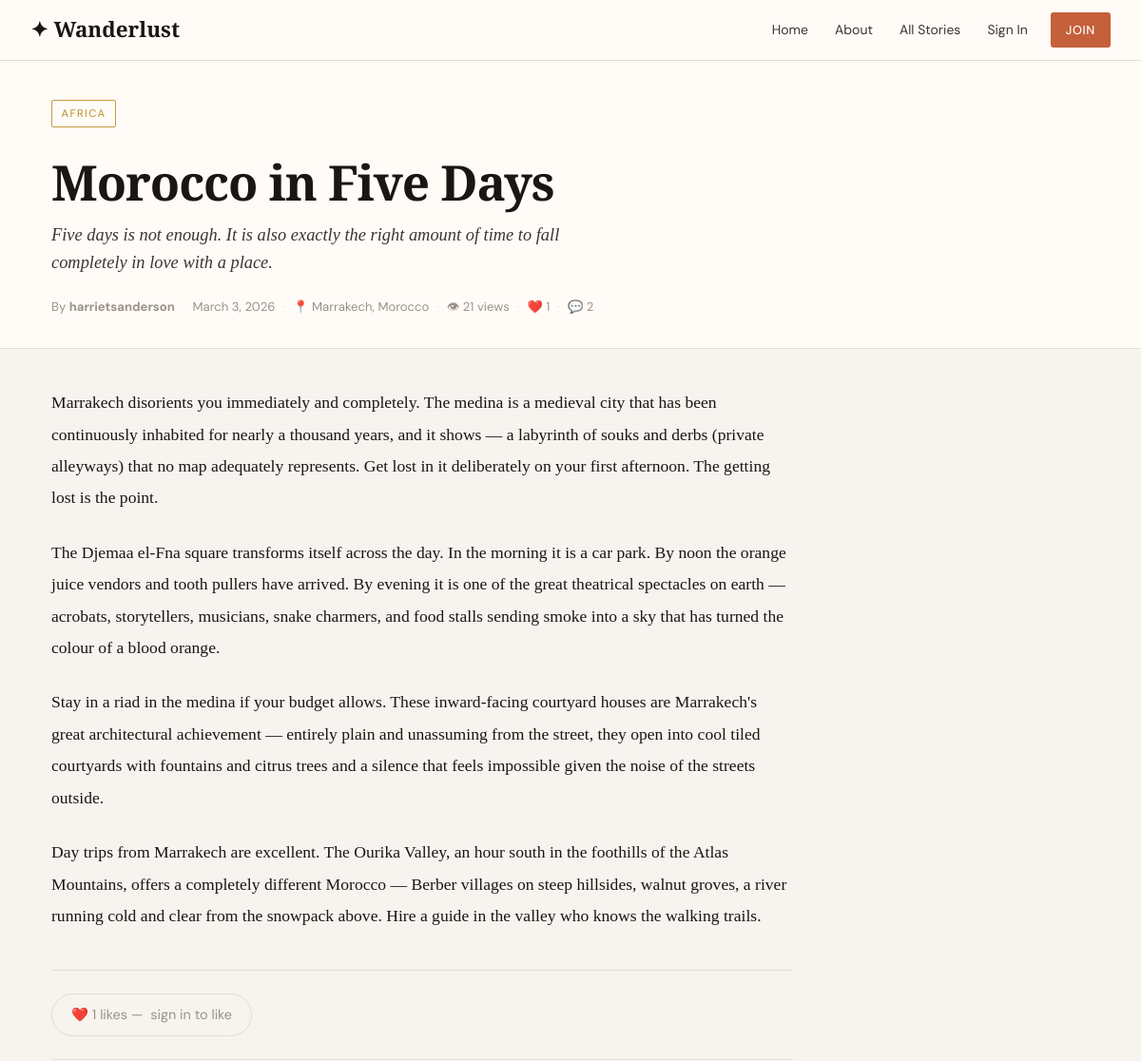
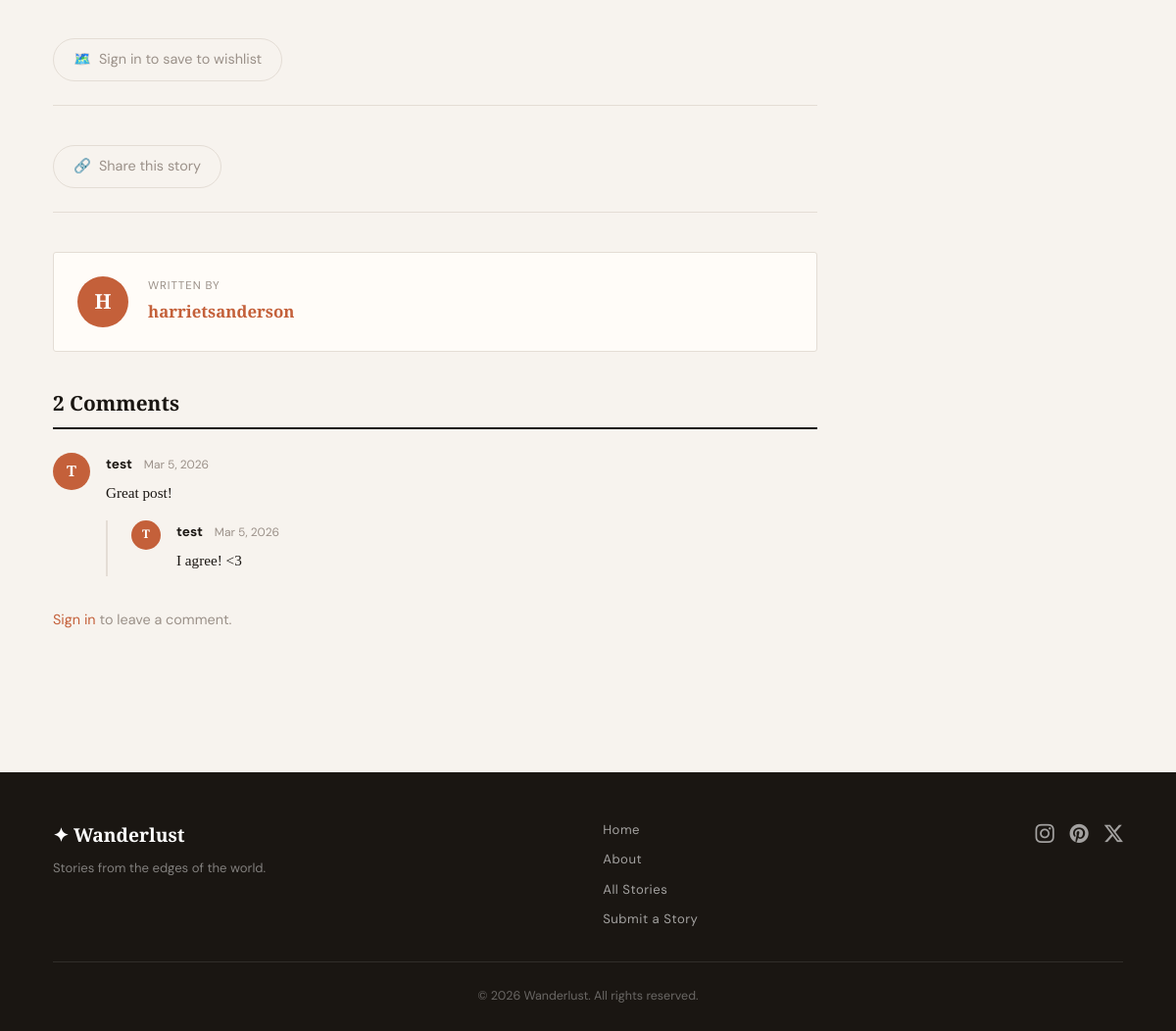
Screenshot of /posts/morocco-in-five-days/ with the database file from the repository (2 pictures, top to bottom).
### blog/models.py (models this page shows, shortened)
class Post(models.Model):
    STATUS_DRAFT = 'draft'
    STATUS_PUBLISHED = 'published'
    STATUS_CHOICES = [
        (STATUS_DRAFT, 'Draft'),
        (STATUS_PUBLISHED, 'Published'),
    ]
    title = models.CharField(max_length=200)
    slug = models.SlugField(max_length=200, unique=True, blank=True)
    author = models.ForeignKey(User, on_delete=models.CASCADE, related_name='posts')
    category = models.ForeignKey(Category, on_delete=models.SET_NULL, null=True, blank=True, related_name='posts')
    destination = models.CharField(max_length=100)
    excerpt = models.TextField(max_length=300)
    content = models.TextField()
    status = models.CharField(max_length=10, choices=STATUS_CHOICES, default=STATUS_DRAFT)
    created_at = models.DateTimeField(auto_now_add=True)
    featured = models.BooleanField(default=False)
    cover_image = models.URLField(blank=True)
    view_count = models.PositiveIntegerField(default=0)
    class Meta:
        ordering = ['-created_at']
    def save(self, *args, **kwargs):
        if not self.slug:
            self.slug = slugify(self.title)
        super().save(*args, **kwargs)
    @property
    def like_count(self):
        return self.likes.count()
    @property
    def comment_count(self):
        return self.comments.filter(approved=True).count()
    def is_liked_by(self, user):
        if user.is_authenticated:
            return self.likes.filter(user=user).exists()
        return False
    def is_wishlisted_by(self, user):
        if user.is_authenticated:
            return self.wishlists.filter(user=user).exists()
        return False

class Category(models.Model):
    name = models.CharField(max_length=100, unique=True)
    slug = models.SlugField(max_length=100, unique=True, blank=True)
    class Meta:
        verbose_name_plural = 'categories'
    def get_absolute_url(self):
        return reverse('blog:category_detail', kwargs={'slug': self.slug})

class Comment(models.Model):
    post = models.ForeignKey(Post, on_delete=models.CASCADE, related_name='comments')
    author = models.ForeignKey(User, on_delete=models.CASCADE, related_name='comments')
    parent = models.ForeignKey('self', on_delete=models.CASCADE, null=True, blank=True, related_name='replies')
    body = models.TextField(max_length=1000)
    created_at = models.DateTimeField(auto_now_add=True)
    approved = models.BooleanField(default=True)
    class Meta:
        ordering = ['created_at']

### blog/views.py (the view, shortened to what this page needs)
# urls.py: path('posts/<slug:slug>/', views.post_detail, name='post_detail'),
def post_detail(request, slug):
    post = get_object_or_404(Post, slug=slug, status=Post.STATUS_PUBLISHED)
    post.view_count += 1
    post.save(update_fields=['view_count'])
    comments = post.comments.filter(approved=True, parent=None)
    comment_form = CommentForm()
    user_has_liked = post.is_liked_by(request.user)
    user_has_wishlisted = post.is_wishlisted_by(request.user)
    related_posts = Post.objects.filter(
    status=Post.STATUS_PUBLISHED,
    category=post.category
    ).exclude(pk=post.pk)[:3]
    context = {
        'post': post,
        'comments': comments,
        'comment_form': comment_form,
        'user_has_liked': user_has_liked,
        'user_has_wishlisted': user_has_wishlisted,
        'related_posts': related_posts,
    }
    return render(request, 'blog/post_detail.html', context)

### templates/blog/post_detail.html (shortened to what this page needs)
{% extends 'base.html' %}
{% block content %}
<div class="post-header-section">
  <div class="container px-4">
    <div class="post-header-inner">
      {% if post.category %}
        <a href="{{ post.category.get_absolute_url }}" class="hero-label">{{ post.category.name }}</a>
      {% endif %}
      <h1 class="post-title">{{ post.title }}</h1>
      <p class="post-excerpt-lead">{{ post.excerpt }}</p>
      <div class="post-byline">
        <span>By <strong>{{ post.author.username }}</strong></span>
        <span class="byline-dot">·</span>
        <time>{{ post.created_at|date:"F j, Y" }}</time>
        <span class="byline-dot">·</span>
        <span>📍 {{ post.destination }}</span>
        <span class="byline-dot">·</span>
        <span>👁 {{ post.view_count }} views</span>
        <span class="byline-dot">·</span>
        <span>❤️ <span id="byline-like-count">{{ post.like_count }}</span></span>
        <span class="byline-dot">·</span>
        <span>💬 {{ post.comment_count }}</span>
      </div>
    </div>
  </div>
</div>
<div class="container px-4">
  <div class="post-body-wrap">
    <div class="post-content">
      {{ post.content|linebreaks }}
    </div>
    <div class="like-wrap">
      {% if user.is_authenticated %}
        <button
          id="like-btn"
          class="like-btn {% if user_has_liked %}like-btn--liked{% endif %}"
          data-url="{% url 'blog:toggle_like' slug=post.slug %}">
          <span class="like-icon">❤️</span>
          <span id="like-count">{{ post.like_count }}</span>
          <span>{{ post.like_count|pluralize:"like,likes" }}</span>
        </button>
      {% else %}
        <a href="{% url 'login' %}" class="like-btn like-btn--guest">
          ❤️ {{ post.like_count }} likes — <span>sign in to like</span>
        </a>
      {% endif %}
    </div>
    <div class="like-wrap" style="border-top: none; padding-top: 0;">
      {% if user.is_authenticated %}
        <button
          id="wishlist-btn"
          class="like-btn {% if user_has_wishlisted %}like-btn--liked{% endif %}"
          data-url="{% url 'blog:toggle_wishlist' slug=post.slug %}">
          <span>🗺️</span>
          <span id="wishlist-text">{% if user_has_wishlisted %}Saved to Wishlist{% else %}Add to Wishlist{% endif %}</span>
        </button>
      {% else %}
        <a href="{% url 'login' %}" class="like-btn like-btn--guest">
          🗺️ <span>Sign in to save to wishlist</span>
        </a>
      {% endif %}
    </div>
    <div class="like-wrap" style="border-top: none; padding-top: 0;">
      <button id="share-btn" class="like-btn">
        <span>🔗</span>
        <span id="share-text">Share this story</span>
      </button>
    </div>
    <div class="author-card">
      <div class="author-avatar">{{ post.author.username|first|upper }}</div>
      <div class="author-info">
        <p class="author-label">Written by</p>
        <a href="{% url 'accounts:profile' username=post.author.username %}" class="author-name">
          {{ post.author.username }}
        </a>
      </div>
    </div>
    <section class="comments-section" id="comments">
      <h2 class="comments-title">{{ post.comment_count }} Comment{{ post.comment_count|pluralize }}</h2>
      {% if comments %}
        <div class="comments-list">
          {% for comment in comments %}
          <div class="comment" id="comment-{{ comment.pk }}">
            <div class="comment-avatar">{{ comment.author.username|first|upper }}</div>
            <div class="comment-body">
              <div class="comment-header">
                <strong class="comment-author">{{ comment.author.username }}</strong>
                <time class="comment-time">{{ comment.created_at|date:"M j, Y" }}</time>
              </div>
              <p class="comment-text">{{ comment.body }}</p>
              {% if comment.replies.all %}
              <div class="replies-list">
                {% for reply in comment.replies.all %}
                <div class="comment reply" id="comment-{{ reply.pk }}">
                  <div class="comment-avatar" style="width:30px; height:30px; font-size:0.75rem;">{{ reply.author.username|first|upper }}</div>
                  <div class="comment-body">
                    <div class="comment-header">
                      <strong class="comment-author">{{ reply.author.username }}</strong>
                      <time class="comment-time">{{ reply.created_at|date:"M j, Y" }}</time>
                    </div>
                    <p class="comment-text">{{ reply.body }}</p>
                  </div>
                </div>
                {% endfor %}
              </div>
              {% endif %}
            </div>
          </div>
          {% endfor %}
        </div>
      {% else %}
        <p class="no-comments">No comments yet — be the first to share your thoughts.</p>
      {% endif %}
      {% if user.is_authenticated %}
        <div class="comment-form-wrap">
          <h3 class="comment-form-title">Leave a Comment</h3>
          <form method="post" action="{{ request.path }}#comments">
            {% csrf_token %}
            {{ comment_form.body }}
            {% if comment_form.body.errors %}
              <div class="text-danger small mt-1">{{ comment_form.body.errors }}</div>
            {% endif %}
            <button type="submit" class="btn-primary mt-3">Post Comment</button>
          </form>
        </div>
      {% else %}
        <p class="comment-login-prompt">
          <a href="{% url 'login' %}?next={{ request.path }}">Sign in</a> to leave a comment.
        </p>
      {% endif %}
    </section>
  </div>
</div>
{% endblock %}

### templates/base.html (shortened to what this page needs)
<!doctype html>
<html lang="en">
    <head>
        {% load static %}
        <link
            href="https://cdn.jsdelivr.net/npm/bootstrap@5.3.2/dist/css/bootstrap.min.css"
            rel="stylesheet"
        />
        <link
            href="https://cdn.jsdelivr.net/npm/bootstrap-icons@1.11.3/font/bootstrap-icons.min.css"
            rel="stylesheet"
        />
        <link rel="stylesheet" href="{% static 'css/main.css' %}" />
    </head>
    <body>
        <nav class="site-nav">
            <div class="nav-inner">
                <a class="nav-brand" href="/">✦ Wanderlust</a>
                <div class="nav-links">
                    <a href="/" class="nav-link">Home</a>
                    <a href="/about/" class="nav-link">About</a>
                    <a href="/posts/" class="nav-link">All Stories</a>
                    {% if user.is_authenticated %}
                    <a href="{% url 'accounts:profile' username=user.username %}" class="nav-link">Profile</a>
                    <form method="post" action="{% url 'logout' %}" class="d-inline">
                        {% csrf_token %}
                        <button type="submit" class="nav-link">Sign Out</button>
                    </form>
                    {% else %}
                    <a href="{% url 'login' %}" class="nav-link">Sign In</a>
                    <a href="{% url 'accounts:register' %}" class="nav-cta">Join</a>
                    {% endif %}
                </div>
            </div>
        </nav>
        <main>{% block content %}{% endblock %}</main>
        <footer class="site-footer">
            <div class="container px-4">
                <div class="footer-inner">
                    <div class="footer-brand">
                        <p class="footer-logo">✦ Wanderlust</p>
                        <p class="footer-tagline">Stories from the edges of the world.</p>
                    </div>
                    <div class="footer-links">
                        <a href="/">Home</a>
                        <a href="/about/">About</a>
                        <a href="{% url 'blog:post_list' %}">All Stories</a>
                        <a href="{% url 'blog:submit_story' %}">Submit a Story</a>
                    </div>
                    <div class="footer-social">
                        <a href="#" aria-label="Instagram"><i class="bi bi-instagram"></i></a>
                        <a href="#" aria-label="Pinterest"><i class="bi bi-pinterest"></i></a>
                        <a href="#" aria-label="Twitter / X"><i class="bi bi-twitter-x"></i></a>
                    </div>
                </div>
                <p class="footer-copy">© 2026 Wanderlust. All rights reserved.</p>
            </div>
        </footer>
    </body>
</html>

### rows the page displays
Post: category.name "AFRICA", title "Morocco in Five Days", excerpt "Five days is not enough. It is also exactly the right amount of time to fall completely in love with a place.", author.username "harrietsanderson", created_at "March 3, 2026", destination "Marrakech, Morocco", view_count "21", like_count "1", comment_count "2", content "Marrakech disorients you immediately and completely. The medina is a medieval city that has been continuously inhabited for nearly a thousand years, and it shows — a labyrinth of souks and derbs (private alleyways) that no map adequately represents. Get lost in it deliberately on your first afternoon. The getting lost is the point. The Djemaa el-Fna square transforms itself across the day. In the morning it is a car park. By noon the orange juice vendors and tooth pullers have arrived. By evening it is one of the great theatrical spectacles on earth — acrobats, storytellers, musicians, snake charmers, and food stalls sending smoke into a sky that has turned the colour of a blood orange.…", author.username|first "H"
Comment: author.username|first "T", author.username "test", created_at "Mar 5, 2026", body "Great post!"
Comment: author.username|first "T", author.username "test", created_at "Mar 5, 2026", body "I agree! <3"
